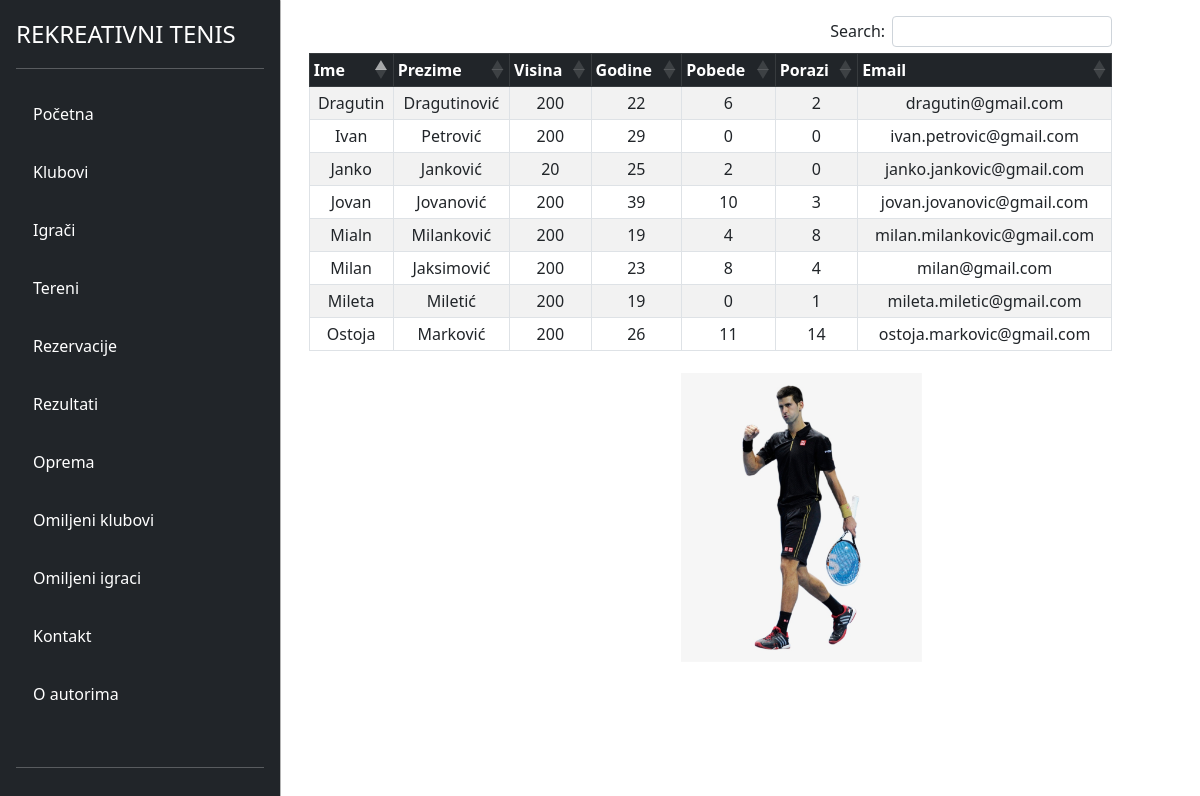
/view-gosti/players.php, run on the app's committed database.
### tables this page shows
CREATE TABLE `korisnici` (
  `id` int(11) NOT NULL,
  `ime` varchar(255) NOT NULL,
  `prezime` varchar(255) NOT NULL,
  `pol` varchar(50) DEFAULT NULL,
  `visina` int(11) DEFAULT NULL,
  `godine` int(11) DEFAULT NULL,
  `pobeda` int(11) DEFAULT NULL,
  `porazi` int(11) DEFAULT NULL,
  `naziv_kluba` varchar(255) DEFAULT NULL,
  `email` varchar(255) NOT NULL,
  `lozinka` varchar(255) NOT NULL,
  `profilna_slika` longblob DEFAULT NULL,
  `id_opreme` int(11) DEFAULT NULL,
  `id_uloge` int(11) NOT NULL
);

### config/DB.php (called while the page is built)
<?php
class DB{
    private static $factory;
    public static function createInstance($config = null)
    {
        $settings['dbname'] = 'rekreativnitenisdb';
        $settings['dbhost'] = '127.0.0.1';
        $settings['dbuser'] = 'root';
        $settings['dbpass'] = '';
        try{
            $dsn = 'mysql:dbname=' . $settings['dbname'] . ';host=' . $settings['dbhost'];
            $pdo = new PDO($dsn, $settings['dbuser'], $settings['dbpass'], array(PDO::MYSQL_ATTR_INIT_COMMAND => "SET NAMES utf8"));
            $pdo->setAttribute(PDO::ATTR_ERRMODE, PDO::ERRMODE_EXCEPTION);
            $pdo->setAttribute(PDO::ATTR_EMULATE_PREPARES, true);
            $pdo->setAttribute(PDO::ATTR_DEFAULT_FETCH_MODE, PDO::FETCH_ASSOC);
            self::$factory[$config] = $pdo;
            return self::$factory[$config];
        }
        catch (PDOException $e) {
            die ('Connection failed: ' . $e->getMessage());
        }
    }
}
?>

### DAO/KorisnikDAO.php (called while the page is built, shortened)
<?php
require_once '../config/DB.php';
class KorisnikDAO
{
    private $db;
    public function __construct()
    {
        $this->db = DB::createInstance();
    }
    public function getAllIgraci()
    {
        $sql = "SELECT k.* FROM korisnici k INNER JOIN uloge u ON k.id_uloge = u.id WHERE u.naziv_uloge='igrac'";
        $statement = $this->db->prepare($sql);
        $statement->execute();
        $res = $statement->fetchAll();
        return $res;
    }
}

### view-gosti/players.php (the view, shortened to what this page needs)
<?php
require_once './partials/navigacija.php';
require_once '../DAO/KorisnikDAO.php';
$korisnikDAO = new KorisnikDAO();
$igraci = $korisnikDAO->getAllIgraci();
?>
<div class="container" style="overflow:scroll;">
    <div class="row">
        <div class="container m-3" style="width: 90%;">
            <table class="table table-bordered  text-center  table-striped  table-sm mt-3" cellspacing="0" style=" margin-left:auto;margin-right:auto" id="dtBasicExample">
                <thead class="table-dark sticky-top bg-white">
                    <tr>
                        <th class="th-sm">Ime</th>
                        <th class="th-sm">Prezime</th>
                        <th class="th-sm">Visina</th>
                        <th class="th-sm">Godine</th>
                        <th class="th-sm">Pobede</th>
                        <th class="th-sm">Porazi</th>
                        <th class="th-sm">Email</th>
                    </tr>
                </thead>
                <tbody>
                    <?php foreach ($igraci as $item) : ?>
                        <tr>
                            <td><?= $item['ime'] ?></td>
                            <td><?= $item['prezime'] ?></td>
                            <td><?= $item['visina'] ?></td>
                            <td><?= $item['godine'] ?></td>
                            <td><?= $item['pobeda'] ?></td>
                            <td><?= $item['porazi'] ?></td>
                            <td><?= $item['email'] ?></td>
                        </tr>
                    <?php endforeach; ?>
                </tbody>
            </table>
        </div>
        <div class="row">
        <div id="carouselExampleControls" class="carousel slide" data-bs-ride="carousel" style="padding-left:25rem">
  <div class="carousel-inner">
    <div class="carousel-item active">
  <img src="./images/pN.png" class="d-block w-50" alt="player1">
    </div>
  </div>
  <button class="carousel-control-prev" type="button" data-bs-target="#carouselExampleControls" data-bs-slide="prev">
    <span class="carousel-control-prev-icon" aria-hidden="true"></span>
  </button>
  <button class="carousel-control-next" type="button" data-bs-target="#carouselExampleControls" data-bs-slide="next">
    <span class="carousel-control-next-icon" aria-hidden="true"></span>
  </button>
</div>
        </div>
        <?php
        require_once './partials/podnozije.php';
        ?>

### view-gosti/css/style.css (style rules this page uses)
.container { max-width: 100%; max-height: 100%; }

### data on the page
korisnici: ime "Dragutin", prezime "Dragutinović", visina "200", godine "22", pobeda "6", porazi "2", email "dragutin@gmail.com"
korisnici: ime "Mialn", prezime "Milanković", visina "200", godine "19", pobeda "4", porazi "8", email "milan.milankovic@gmail.com"
korisnici: ime "Jovan", prezime "Jovanović", visina "200", godine "39", pobeda "10", porazi "3", email "jovan.jovanovic@gmail.com"
korisnici: ime "Ostoja", prezime "Marković", visina "200", godine "26", pobeda "11", porazi "14", email "ostoja.markovic@gmail.com"
korisnici: ime "Milan", prezime "Jaksimović", visina "200", godine "23", pobeda "8", porazi "4", email "milan@gmail.com"
korisnici: ime "Janko", prezime "Janković", visina "20", godine "25", pobeda "2", porazi "0", email "janko.jankovic@gmail.com"
korisnici: ime "Mileta", prezime "Miletić", visina "200", godine "19", pobeda "0", porazi "1", email "mileta.miletic@gmail.com"
korisnici: ime "Ivan", prezime "Petrović", visina "200", godine "29", pobeda "0", porazi "0", email "ivan.petrovic@gmail.com"
